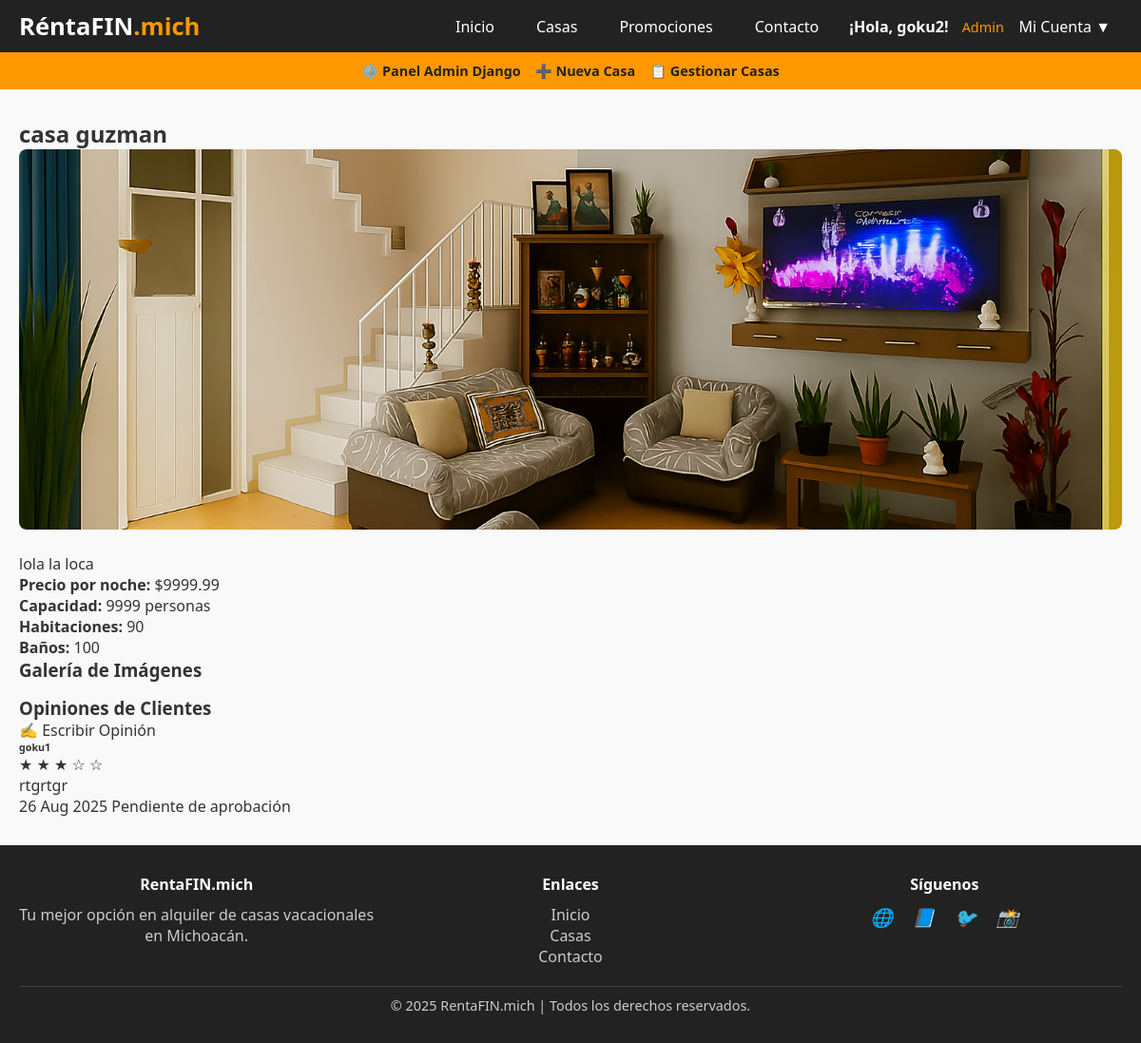
The page /casa/1/ (signed in) on the database its author committed.
### usuarios/models.py (models this page shows, shortened)
class CustomUser(AbstractUser):
    ROLE_CHOICES = (
        ('admin', 'Administrador'),
        ('user', 'Usuario'),
        ('moderator', 'Moderador'),
    )
    role = models.CharField(
        max_length=20,
        choices=ROLE_CHOICES,
        default='user',
        verbose_name=_('Rol')
    )
    phone = models.CharField(max_length=15, blank=True, verbose_name=_('Teléfono'))
    address = models.TextField(blank=True, verbose_name=_('Dirección'))
    created_at = models.DateTimeField(auto_now_add=True)
    updated_at = models.DateTimeField(auto_now=True)
    class Meta:
        verbose_name = _('Usuario')
        verbose_name_plural = _('Usuarios')

### principal/models.py (models this page shows, shortened)
class Casa(models.Model):
    ESTADO_CHOICES = [
        ('disponible', 'Disponible'),
        ('ocupada', 'Ocupada'),
        ('mantenimiento', 'En Mantenimiento'),
    ]
    nombre = models.CharField(max_length=200)
    descripcion = models.TextField()
    ubicacion = models.CharField(max_length=300)
    precio_noche = models.DecimalField(max_digits=10, decimal_places=2)
    capacidad = models.IntegerField()
    habitaciones = models.IntegerField()
    banos = models.IntegerField()
    imagen_principal = models.ImageField(upload_to='casas/')
    estado = models.CharField(max_length=20, choices=ESTADO_CHOICES, default='disponible')
    destacada = models.BooleanField(default=False)
    fecha_creacion = models.DateTimeField(auto_now_add=True)
    fecha_actualizacion = models.DateTimeField(auto_now=True)
    class Meta:
        ordering = ['-fecha_creacion']

class Opinion(models.Model):
    casa = models.ForeignKey('Casa', on_delete=models.CASCADE, related_name='opiniones')
    usuario = models.ForeignKey(settings.AUTH_USER_MODEL, on_delete=models.CASCADE)  # ← CORREGIDO
    calificacion = models.IntegerField(
        validators=[MinValueValidator(1), MaxValueValidator(5)],
        help_text="Calificación del 1 al 5"
    )
    comentario = models.TextField(max_length=1000)
    fecha_creacion = models.DateTimeField(auto_now_add=True)
    fecha_actualizacion = models.DateTimeField(auto_now=True)
    aprobado = models.BooleanField(default=False)
    class Meta:
        ordering = ['-fecha_creacion']
        unique_together = ['casa', 'usuario']

### principal/views.py (the view)
# urls.py: path('casa/<int:casa_id>/', views.detalle_casa, name='detalle_casa'),
def detalle_casa(request, casa_id):
    casa = get_object_or_404(Casa, id=casa_id)
    return render(request, 'inicio/detalles_casa.html', {'casa': casa})

### principal/templates/inicio/detalles_casa.html (shortened to what this page needs)
{% extends "inicio/encabezado.html" %}
{% block contenido %}
<h2>{{ casa.nombre }}</h2>
<img src="{{ casa.imagen_principal.url }}" alt="{{ casa.nombre }}" class="detalle-img">
<p>{{ casa.descripcion }}</p>
<p><strong>Precio por noche:</strong> ${{ casa.precio_noche }}</p>
<p><strong>Capacidad:</strong> {{ casa.capacidad }} personas</p>
<p><strong>Habitaciones:</strong> {{ casa.habitaciones }}</p>
<p><strong>Baños:</strong> {{ casa.banos }}</p>
<h3>Galería de Imágenes</h3>
<div class="row mt-5">
    <div class="col-12">
        <h3>Opiniones de Clientes</h3>
        {% if user.is_authenticated %}
            <div class="mb-4">
                <a href="{% url 'casas:crear_opinion' casa.id %}" class="btn btn-primary">
                    ✍️ Escribir Opinión
                </a>
            </div>
        {% else %}
            <div class="alert alert-info">
                <a href="{% url 'login' %}">Inicia sesión</a> para escribir una opinión.
            </div>
        {% endif %}
        {% if casa.opiniones.all %}
            <div class="row">
                {% for opinion in casa.opiniones.all %}
                    {% if opinion.aprobado or user == opinion.usuario or user.is_superuser %}
                    <div class="col-md-6 mb-3">
                        <div class="card">
                            <div class="card-body">
                                <div class="d-flex justify-content-between align-items-center mb-2">
                                    <h6 class="card-title mb-0">{{ opinion.usuario.username }}</h6>
                                    <div>
                                        {% for i in "12345" %}
                                            {% if forloop.counter <= opinion.calificacion %}
                                                <span class="text-warning">★</span>
                                            {% else %}
                                                <span class="text-secondary">☆</span>
                                            {% endif %}
                                        {% endfor %}
                                    </div>
                                </div>
                                <p class="card-text">{{ opinion.comentario }}</p>
                                <p class="text-muted small mb-0">
                                    {{ opinion.fecha_creacion|date:"d M Y" }}
                                    {% if not opinion.aprobado and user.is_superuser %}
                                        <span class="badge bg-warning text-dark ms-2">Pendiente de aprobación</span>
                                    {% endif %}
                                </p>
                            </div>
                        </div>
                    </div>
                    {% endif %}
                {% endfor %}
            </div>
        {% else %}
            <div class="alert alert-info">
                Esta casa aún no tiene opiniones. ¡Sé el primero en opinar!
            </div>
        {% endif %}
    </div>
</div>
{% endblock %}

### principal/templates/inicio/encabezado.html (shortened to what this page needs)
<!DOCTYPE html>
<html lang="es">
<head>
</head>
<body>
    <header class="header">
        <div class="container">
            <div class="header-inner">
                <a class="navbar-brand logo" href="{% url 'casas:Principal' %}">
                    RéntaFIN<span>.mich</span>
                </a>
                <nav class="navigation" id="navigation">
                    <ul class="nav-list">
                        <li class="nav-item"><a href="{% url 'casas:Principal' %}">Inicio</a></li>
                        <li class="nav-item"><a href="{% url 'casas:lista_casas' %}">Casas</a></li>
                        <li class="nav-item">
    <a class="menu-main-item" href="{% url 'casas:lista_promociones' %}">Promociones</a>
</li>
                        <li class="nav-item"><a href="{% url 'casas:Contacto' %}">Contacto</a></li>
                        {% if user.is_authenticated %}
                        <li class="nav-item user-menu">
                            <span class="user-welcome">¡Hola, {{ user.username }}!</span>
                            <span class="user-role {% if user.is_superuser or user.is_staff %}admin{% endif %}">
                                {% if user.is_superuser or user.is_staff %}Admin{% else %}Usuario{% endif %}
                            </span>
                            <div class="dropdown">
                                <a href="#" class="dropbtn">Mi Cuenta <span>▼</span></a>
                            </div>
                        </li>
                        {% else %}
                        <li class="nav-item"><a class="login-btn" href="{% url 'usuarios:login' %}">Iniciar Sesión</a></li>
                        <li class="nav-item"><a href="{% url 'usuarios:register' %}">Registrarse</a></li>
                        {% endif %}
                    </ul>
                </nav>
            </div>
        </div>
    </header>
    {% if user.is_authenticated and user.is_superuser %}
    <div class="admin-menu">
        <div class="container">
            <ul>
                <li><a href="/admin/">⚙️ Panel Admin Django</a></li>
                <li><a href="{% url 'casas:crear_casa' %}">➕ Nueva Casa</a></li>
                <li><a href="{% url 'casas:lista_casas' %}">📋 Gestionar Casas</a></li>
            </ul>
        </div>
    </div>
    {% endif %}
    <div class="main container">
        {% block contenido %}{% endblock %}
    </div>
    <footer>
        <div class="footer-container">
            <div>
                <h4>RentaFIN.mich</h4>
                <p>Tu mejor opción en alquiler de casas vacacionales en Michoacán.</p>
            </div>
            <div>
                <h4>Enlaces</h4>
                <ul>
                    <li><a href="{% url 'casas:Principal' %}">Inicio</a></li>
                    <li><a href="{% url 'casas:lista_casas' %}">Casas</a></li>
                    <li><a href="{% url 'casas:Contacto' %}">Contacto</a></li>
                </ul>
            </div>
            <div>
                <h4>Síguenos</h4>
                <div class="social-links">
                    <a href="#"><i>🌐</i></a>
                    <a href="#"><i>📘</i></a>
                    <a href="#"><i>🐦</i></a>
                    <a href="#"><i>📸</i></a>
                </div>
            </div>
        </div>
        <div class="footer-bottom">
            © {{ year|default:"2025" }} RentaFIN.mich | Todos los derechos reservados.
        </div>
    </footer>
</body>
</html>

### principal/templates/inicio/encabezado.html (style rules this page uses)
* { margin: 0; padding: 0; box-sizing: border-box; }
body { font-family: 'Segoe UI', Tahoma, Geneva, Verdana, sans-serif; background: #f9f9f9; color: #333; }
a { text-decoration: none; color: inherit; }
.header { background: #222; color: #fff; padding: 10px 0; position: sticky; top: 0; z-index: 1000; }
.header .container { max-width: 1200px; margin: auto; padding: 0 20px; }
.header-inner { display: flex; justify-content: space-between; align-items: center; }
.logo { font-size: 1.6rem; font-weight: bold; color: #fff; }
.logo span { color: #ff9800; }
.navigation { display: flex; }
.nav-list { list-style: none; display: flex; gap: 20px; align-items: center; }
.nav-item a { color: #fff; padding: 8px 12px; border-radius: 5px; transition: 0.3s; }
.user-menu { position: relative; }
.user-welcome { margin-right: 10px; font-weight: bold; }
.user-role.admin { color: #ff9800; font-size: 0.9rem; }
.dropdown { display: inline-block; position: relative; }
.dropbtn { cursor: pointer; color: #fff; padding: 8px 12px; border-radius: 5px; }
.admin-menu { background: #ff9800; padding: 10px; font-size: 0.9rem; }
.admin-menu ul { display: flex; gap: 15px; list-style: none; justify-content: center; }
.admin-menu a { color: #222; font-weight: bold; }
.main { padding: 30px 20px; min-height: 70vh; }
footer { background: #222; color: #ccc; padding: 30px 20px; text-align: center; }
footer .footer-container { max-width: 1200px; margin: auto; display: grid; grid-template-columns: repeat(auto-fit, minmax(220px, 1fr)); gap: 20px; }
footer h4 { color: #fff; margin-bottom: 10px; }
footer ul { list-style: none; }
footer ul li a { color: #ccc; transition: 0.3s; }
.footer-bottom { margin-top: 20px; border-top: 1px solid #444; padding-top: 10px; font-size: 0.9rem; }
.social-links a { margin: 0 8px; color: #ccc; font-size: 1.2rem; transition: 0.3s; }

### principal/templates/inicio/detalles_casa.html (style rules this page uses)
.detalle-img { width: 100%; max-height: 400px; object-fit: cover; border-radius: 8px; margin-bottom: 20px; }

### rows shown on the page
CustomUser: username "goku2"
Casa: nombre "casa guzman", imagen_principal (picture), descripcion "lola la loca", precio_noche "9999.99", capacidad "9999", habitaciones "90", banos "100"
Opinion: usuario.username "goku1", aprobado False (drawn), comentario "rtgrtgr", fecha_creacion "26 Aug 2025"

### other values the page prints
{{ year|default:"2025" }} "2025"
